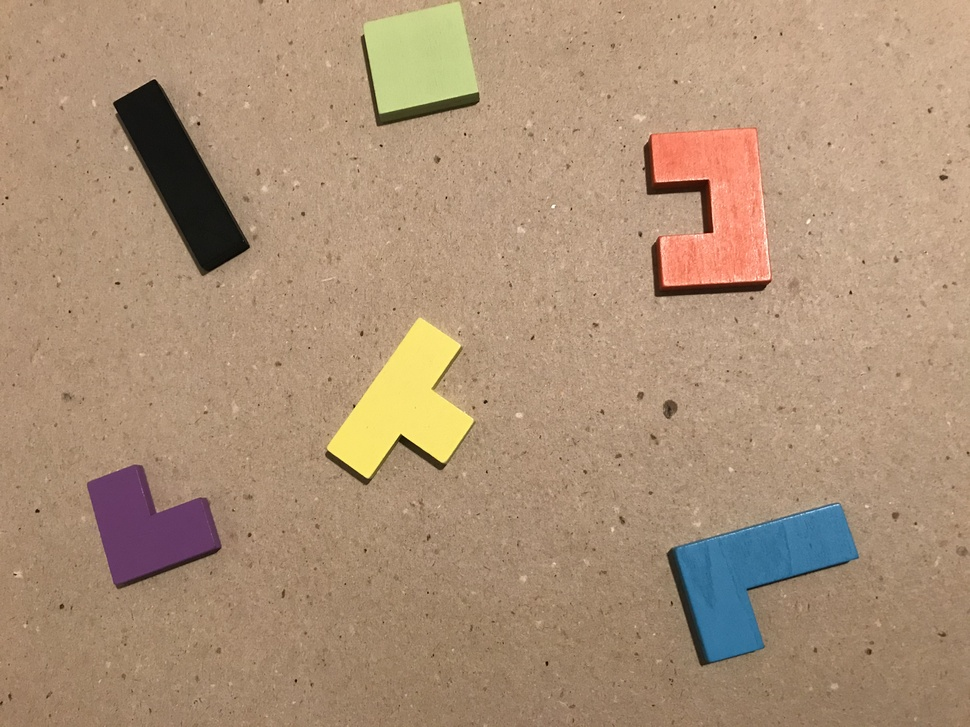
%> input picture scenes/P01.jpg, 970 x 727 px, shrunk from 4032 x 3024 before the run
$ octave --eval "result = training_segmentation(imread('scenes/P01.jpg'));"   (GNU Octave 9; MATLAB toolbox functions it lacks are replaced by stand-ins)
%> lines starting %> are read from the running program, lines starting %| are printed output that depends on the picture; in (x1, y1, x2, y2) boxes, pixels count from 0 and x2, y2 are one past the last pixel; in counts of white or black regions, pixels touching at a corner belong together; the program's own positions count from 1
% training_segmentation binarizes imrgb in order to mark tetris pieces as
% foreground and the rest as background.
function [values, labels] = training_segmentation(imrgb)
    imycbcr = rgb2ycbcr(imrgb);
%> imycbcr: size 727x970x3 uint8; mean of channels 1, 2, 3 145, 112.3, 141.9
    imhsv = rgb2hsv(imrgb);
%> imhsv: size 727x970x3 double; mean H, S, V 0.104, 0.332, 0.684

    c1 = imycbcr(:,:,1) > 190;
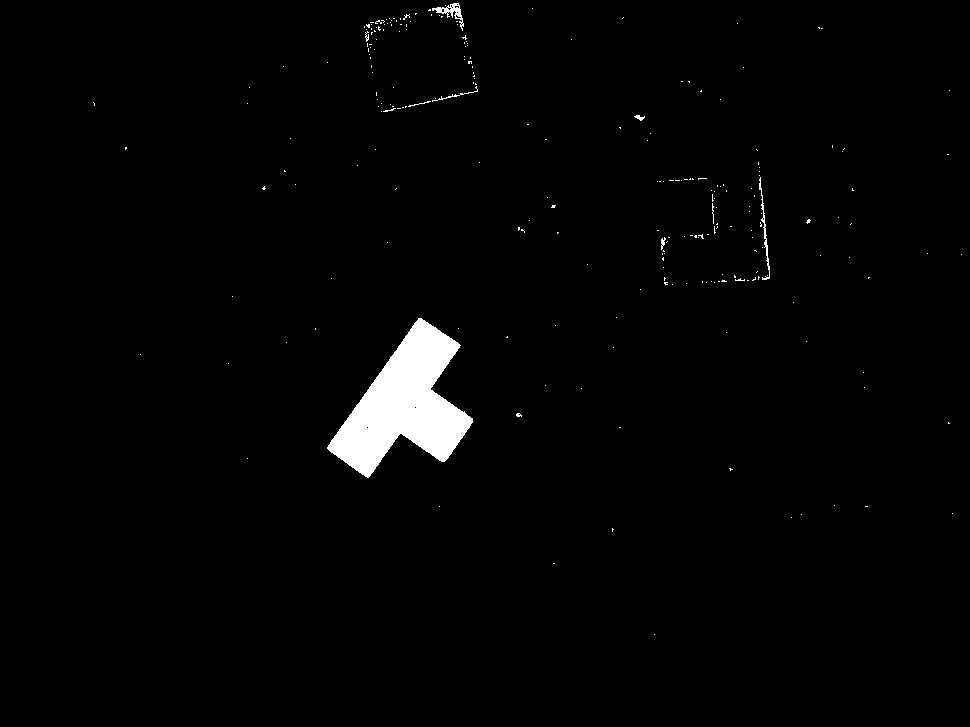
%> c1: size 727x970 logical; 1.8% white; 240 white regions (231 under 20 px), largest, box (x1, y1, x2, y2) and area: (327, 318, 473, 478) 11203, (432, 3, 464, 31) 245, (759, 177, 770, 280) 205
    c2 = imycbcr(:,:,2) > 130;
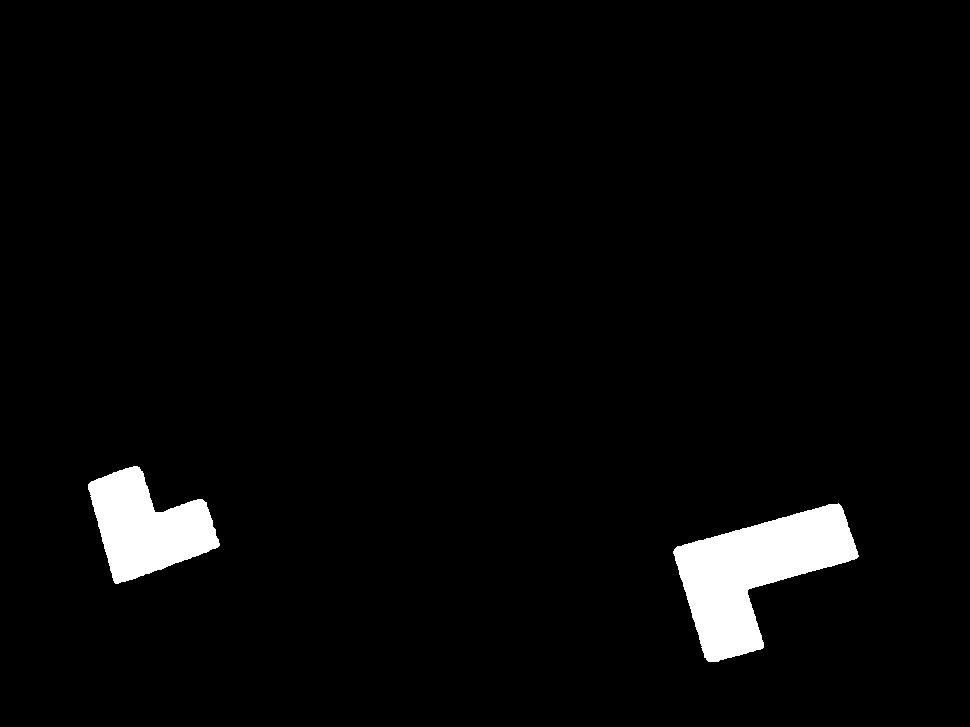
%> c2: size 727x970 logical; 3.3% white; 2 white regions, box (x1, y1, x2, y2) and area: (673, 503, 859, 662) 14226, (88, 466, 220, 584) 8977
    c3 = imycbcr(:,:,3) > 170;
%> c3: size 727x970 logical; 1.5% white; 8 white regions (7 under 20 px), largest, box (x1, y1, x2, y2) and area: (652, 129, 767, 284) 10255
    c4 = imrgb(:,:,2) > 190;
%> c4: size 727x970 logical; 3.1% white; 274 white regions (268 under 20 px), largest, box (x1, y1, x2, y2) and area: (327, 318, 474, 478) 11315, (364, 2, 478, 113) 9228, (759, 177, 770, 280) 195, (634, 114, 646, 122) 44, (518, 227, 525, 233) 22, (516, 413, 522, 418) 22
    c5 = imhsv(:,:,3) < 0.35;
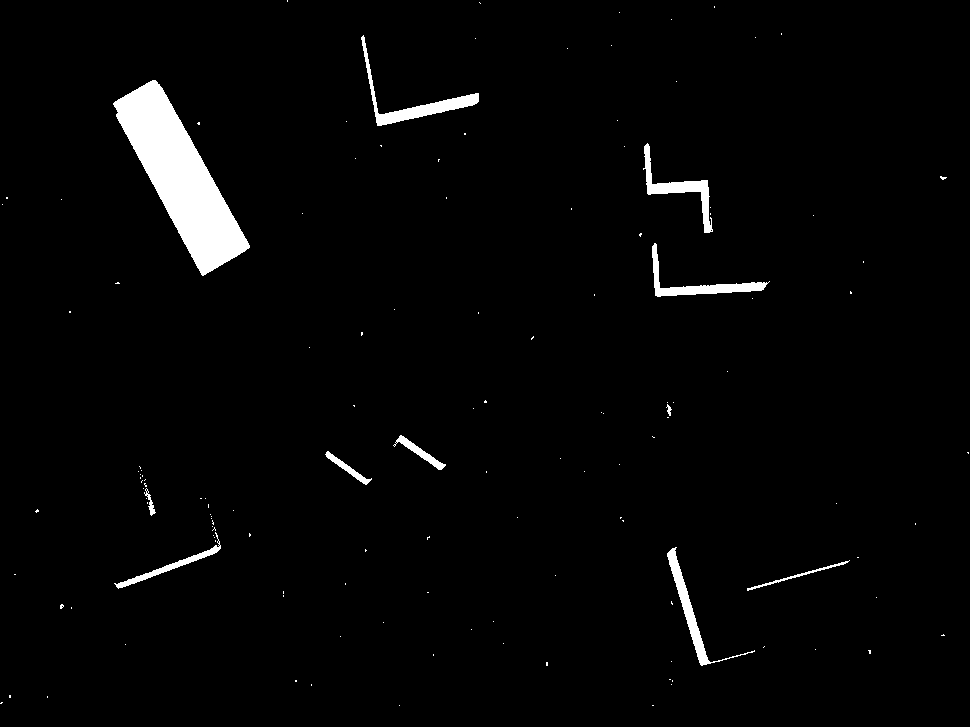
%> c5: size 727x970 logical; 2.5% white; 135 white regions (124 under 20 px), largest, box (x1, y1, x2, y2) and area: (113, 80, 250, 276) 10719, (361, 35, 479, 126) 1464, (643, 143, 713, 233) 1211

    se = strel("square", 9);
    c5 = imclose(c5, se);
%> c5: size 727x970 logical; 2.6% white; 104 white regions (92 under 20 px), largest, box (x1, y1, x2, y2) and area: (113, 80, 250, 276) 10724, (361, 35, 479, 126) 1470, (643, 143, 713, 233) 1254
    se = strel("square", 49);
    c5 = imerode(c5, se);
%> c5: size 727x970 logical; every value is 0
    c5 = imdilate(c5, se);

    imf = c1 + c2 + c3 + c4 + c5;
    se = strel("square", 19);
    imf = imclose(imf, se);
    imf = imopen(imf, se);
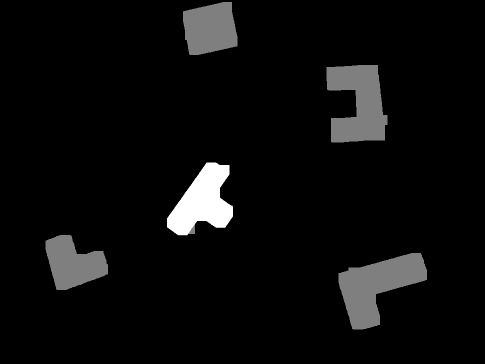
%> imf: size 727x970 double (shown at 1/2 size); min 0, max 2, mean 0.0962; drawn with min black and max white
    imf = medfilt2(imf,[7 7]);
    labels = bwlabel(imf);
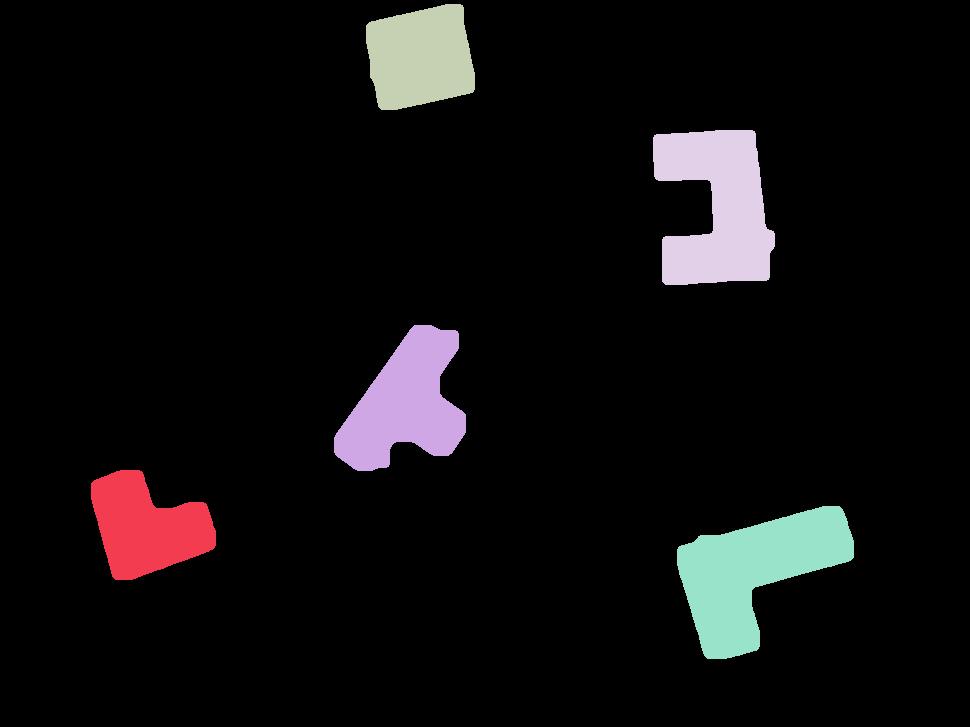
%> labels: size 727x970 double; 6 distinct labels, from 0 to 5; one colour per label, 0 black
    labels(labels~=0) = 1;
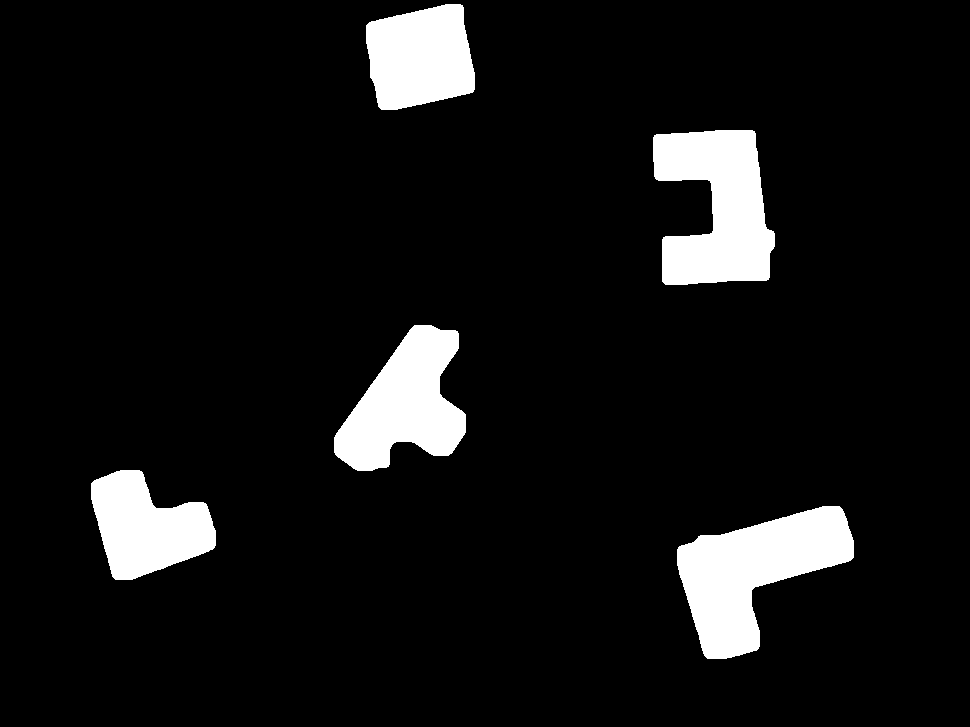
%> labels: size 727x970 double; values 0 (black) and 1 (white), 8% white; 5 white regions, box (x1, y1, x2, y2) and area: (677, 506, 854, 659) 14120, (653, 130, 775, 285) 13154, (334, 325, 466, 471) 11343, (366, 4, 475, 110) 9176, (91, 470, 216, 580) 8835

    % Create Descriptor (G, B, Y, Cb, Cr)
    values = double(cat(3, imrgb(:, :, 2:3), imycbcr));
    [r, c, ch] = size(values);
    values = reshape(values, r*c, ch);
    labels = reshape(labels, r*c, 1);
end

$ run again, on scenes/P02.jpg
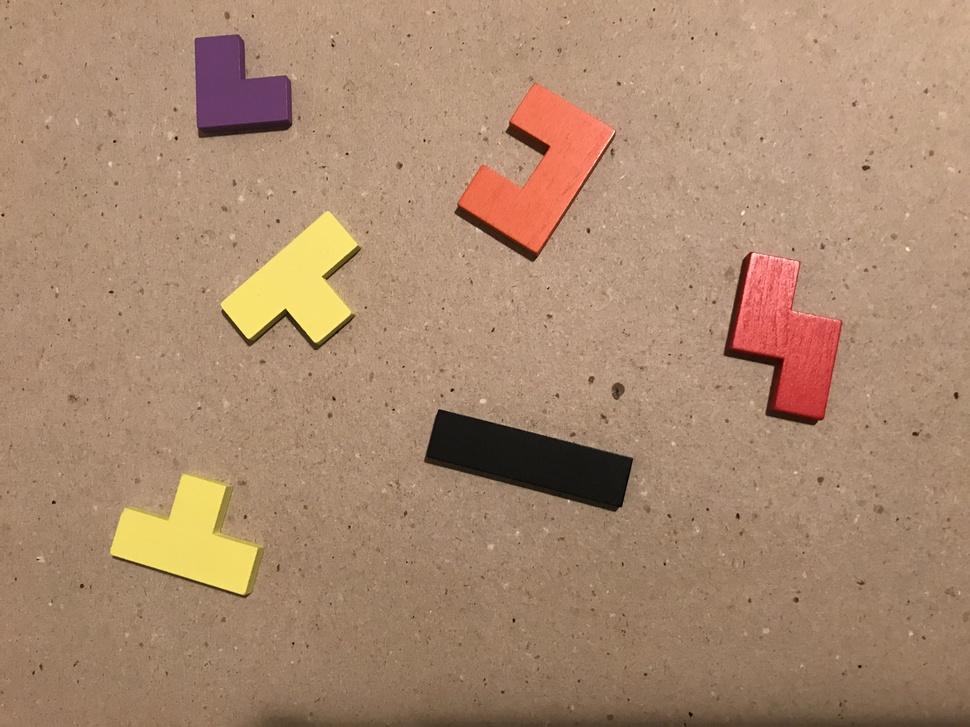
%> input picture scenes/P02.jpg, 970 x 727 px, shrunk from 4032 x 3024 before the run
%> imycbcr: size 727x970x3 uint8; mean of channels 1, 2, 3 139.7, 111.7, 144.4
%> imhsv: size 727x970x3 double; mean H, S, V 0.084, 0.345, 0.666
%> in training_segmentation, `c1 = imycbcr(:,:,1) > 190;`:
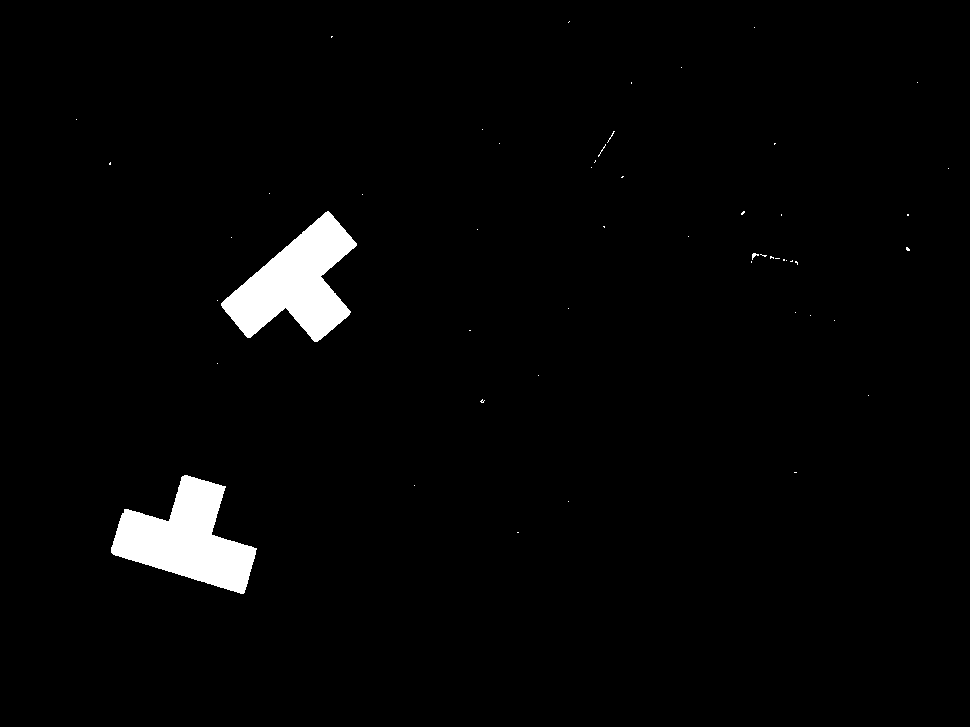
%> c1: size 727x970 logical; 2.5% white; 52 white regions (49 under 20 px), largest, box (x1, y1, x2, y2) and area: (111, 475, 257, 594) 8958, (221, 211, 357, 342) 8816, (752, 253, 759, 260) 23
%> c2: size 727x970 logical; 0.9% white; 1 white region, box (x1, y1, x2, y2) and area: (195, 35, 291, 129) 6331
%> c3: size 727x970 logical; 3% white; 4 white regions (2 under 20 px), largest, box (x1, y1, x2, y2) and area: (458, 84, 612, 252) 11120, (732, 256, 841, 418) 9719
%> c4: size 727x970 logical; 2.6% white; 77 white regions (75 under 20 px), largest, box (x1, y1, x2, y2) and area: (110, 474, 257, 594) 9104, (221, 211, 357, 342) 8907
%> in training_segmentation, `labels(labels~=0) = 1;`:
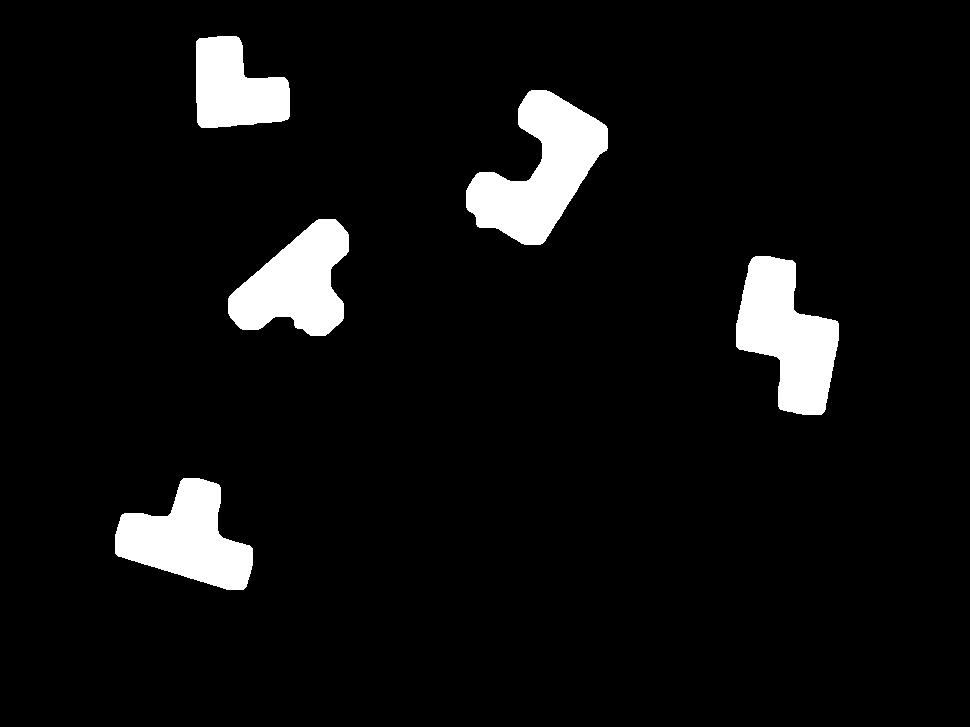
%> labels: size 727x970 double; values 0 (black) and 1 (white), 6.3% white; 5 white regions, box (x1, y1, x2, y2) and area: (466, 90, 608, 245) 11051, (736, 256, 839, 415) 9819, (115, 478, 253, 590) 8925, (228, 219, 349, 336) 8656, (196, 36, 290, 128) 6308

$ run again, on scenes/P03.jpg
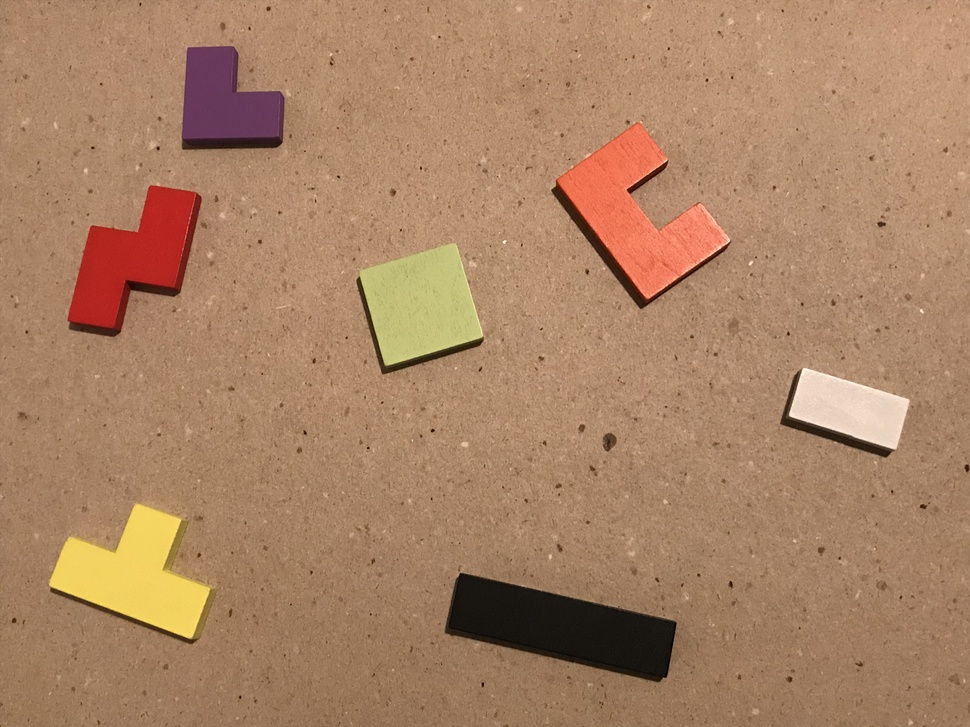
%> input picture scenes/P03.jpg, 970 x 727 px, shrunk from 4032 x 3024 before the run
%> imycbcr: size 727x970x3 uint8; mean of channels 1, 2, 3 135.4, 109.3, 146.9
%> imhsv: size 727x970x3 double; mean H, S, V 0.0836, 0.407, 0.665
%> in training_segmentation, `c1 = imycbcr(:,:,1) > 190;`:
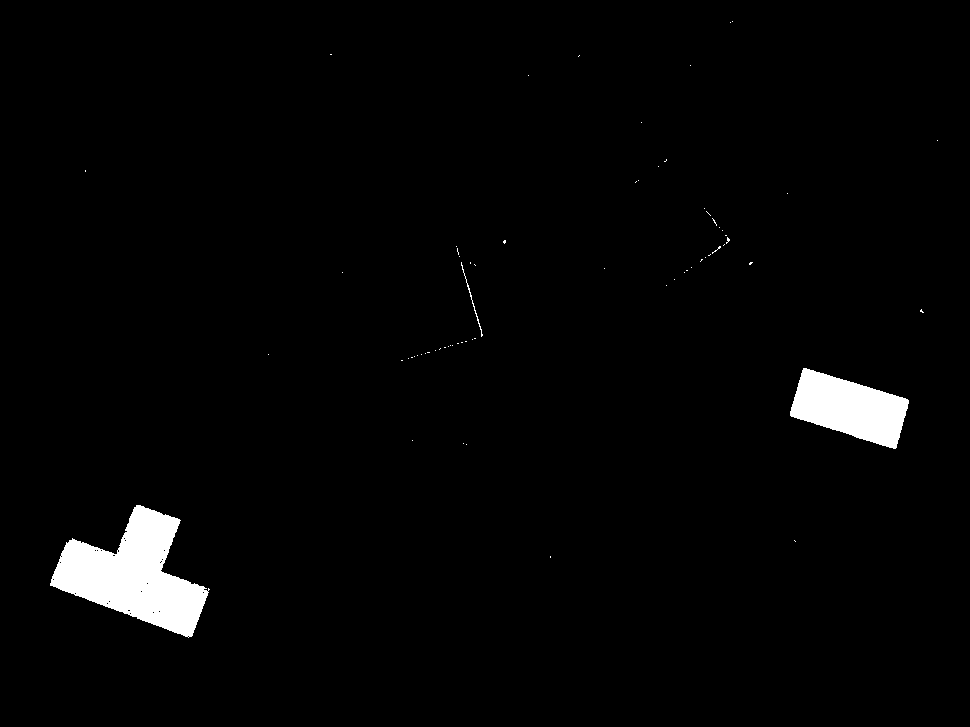
%> c1: size 727x970 logical; 2.3% white; 69 white regions (66 under 20 px), largest, box (x1, y1, x2, y2) and area: (50, 505, 210, 638) 10521, (790, 368, 909, 449) 5715, (461, 262, 483, 337) 96
%> c2: size 727x970 logical; 0.93% white; 1 white region, box (x1, y1, x2, y2) and area: (183, 47, 283, 139) 6547
%> c3: size 727x970 logical; 3.1% white; 2 white regions, box (x1, y1, x2, y2) and area: (557, 123, 726, 298) 12176, (68, 186, 196, 327) 9405
%> c4: size 727x970 logical; 3.4% white; 70 white regions (66 under 20 px), largest, box (x1, y1, x2, y2) and area: (50, 504, 210, 638) 10764, (360, 244, 483, 365) 7475, (789, 368, 909, 449) 5748, (380, 319, 387, 326) 21
%> in training_segmentation, `labels(labels~=0) = 1;`:
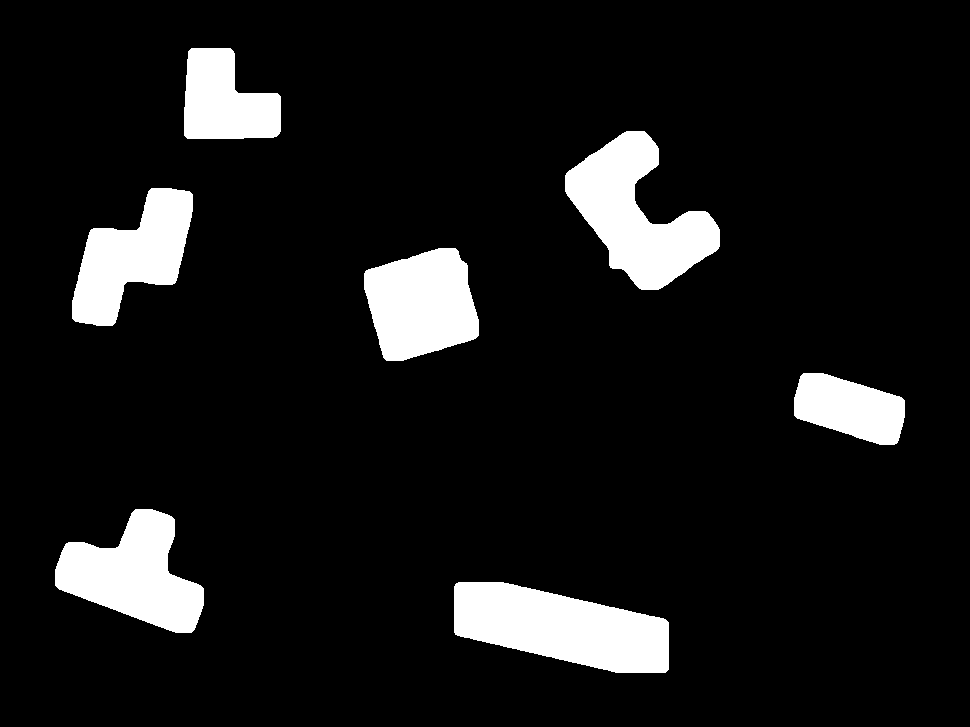
%> labels: size 727x970 double; values 0 (black) and 1 (white), 9.5% white; 7 white regions, largest, box (x1, y1, x2, y2) and area: (454, 582, 669, 673) 13282, (565, 131, 720, 290) 12189, (55, 509, 204, 633) 10535
